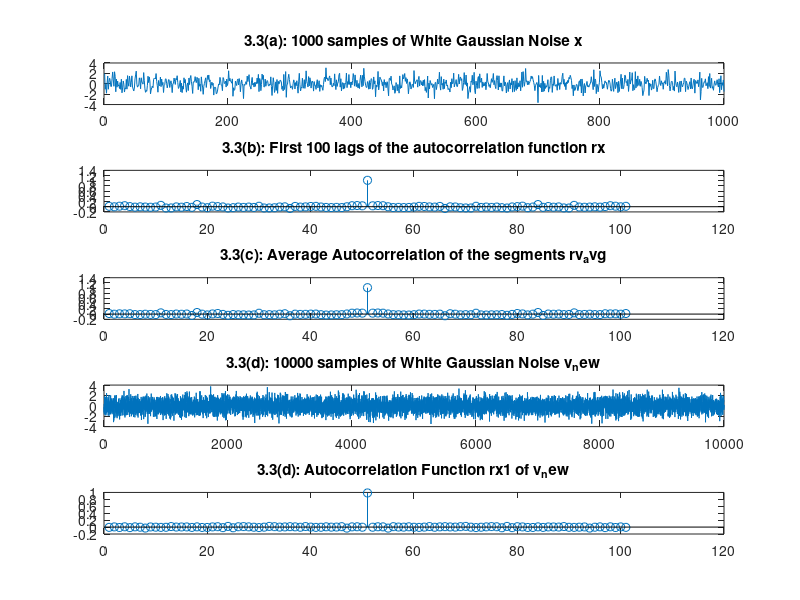

Write MATLAB code to recreate this figure.
%Generating 1000 samples of zero mean unit variance white gaussian noise
n=1000;
variance=1;
v=randn(n,1);
x=sqrt(variance)*v;

%Generating the autocorrelation of the above sample sequence
rx=xcorr(x,x,'biased');

%Segmenting the white noise sequence into 10 different white noise sequence
%each having a length of 100 samples
v1=v(1:100);
v2=v(101:200);
v3=v(201:300);
v4=v(301:400);
v5=v(401:500);
v6=v(501:600);
v7=v(601:700);
v8=v(701:800);
v9=v(801:900);
v10=v(901:1000);

%Estimating the autocorrelation by averaging the sample autocorrelations of
%each subsequence

rv1=xcorr(v1,v1,'biased');
rv2=xcorr(v2,v2,'biased');
rv3=xcorr(v3,v3,'biased');
rv4=xcorr(v4,v4,'biased');
rv5=xcorr(v5,v5,'biased');
rv6=xcorr(v6,v6,'biased');
rv7=xcorr(v7,v7,'biased');
rv8=xcorr(v8,v8,'biased');
rv9=xcorr(v9,v9,'biased');
rv10=xcorr(v10,v10,'biased');

rv_avg=zeros(1,199);
for i=1:199
    rv_avg(i)=(rv1(i)+rv2(i)+rv3(i)+rv4(i)+rv5(i)+rv6(i)+rv7(i)+rv8(i)+rv9(i)+rv10(i))/10;
end

%comparing the average autocorrelation with true autocorrelation

error_sq1=zeros(1,200);
sum1=0;
for i=1:199
    error_sq1(i)= ((rx(n-51+i)-rv_avg(i))^2);
    sum1=sum1+error_sq1(i);
    
end

error1=sqrt(sum1/200);

%Generating 10000 samples of zero mean unit variance white gaussian noise
%and estimating the autocorrelation function of the same
n1=10000;
variance=1;
v_new=randn(n1,1);
x1=sqrt(variance)*v_new;
rx1=xcorr(x1,x1,'biased');

%Comparing (d) with (b)
error_sq2=zeros(1,200);
sum2=0;
for j=1:199
    error_sq2(j)= ((rx(n-51+j)-rx1(n1-51+j))^2);
    sum2=sum2+error_sq2(j);
    
end

error2=sqrt(sum2/200);


figure;
subplot(511)
plot(x);
title('3.3(a): 1000 samples of White Gaussian Noise x');
subplot(512)
stem(rx(n-50:n+50));
title('3.3(b): First 100 lags of the autocorrelation function rx');
subplot(513)
stem(rv_avg(50:150));
title('3.3(c): Average Autocorrelation of the segments rv_avg');
subplot(514)
plot(x1);
title('3.3(d): 10000 samples of White Gaussian Noise v_new');
subplot(515)
stem(rx1(n1-50:n1+50));
title('3.3(d): Autocorrelation Function rx1 of v_new');
